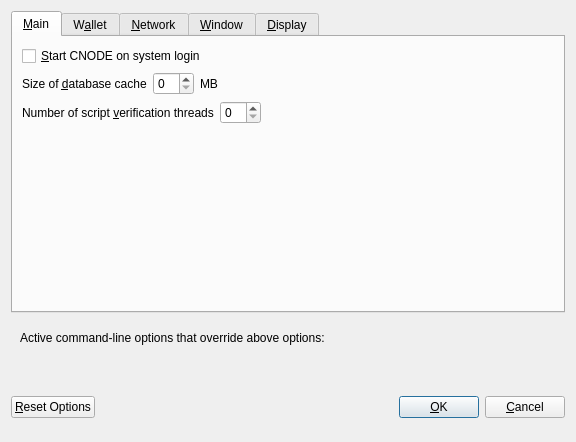
<?xml version="1.0" encoding="UTF-8"?>
<ui version="4.0">
 <class>OptionsDialog</class>
 <widget class="QDialog" name="OptionsDialog">
  <property name="geometry">
   <rect>
    <x>0</x>
    <y>0</y>
    <width>576</width>
    <height>442</height>
   </rect>
  </property>
  <property name="windowTitle">
   <string>Options</string>
  </property>
  <property name="modal">
   <bool>true</bool>
  </property>
  <layout class="QVBoxLayout" name="verticalLayout">
   <item>
    <widget class="QTabWidget" name="tabWidget">
     <property name="currentIndex">
      <number>0</number>
     </property>
     <widget class="QWidget" name="tabMain">
      <attribute name="title">
       <string>&amp;Main</string>
      </attribute>
      <layout class="QVBoxLayout" name="verticalLayout_Main">
       <item>
        <widget class="QCheckBox" name="bitcoinAtStartup">
         <property name="toolTip">
          <string>Automatically start CNODE after logging in to the system.</string>
         </property>
         <property name="text">
          <string>&amp;Start CNODE on system login</string>
         </property>
        </widget>
       </item>
       <item>
        <layout class="QHBoxLayout" name="horizontalLayout_2_Main">
         <item>
          <widget class="QLabel" name="databaseCacheLabel">
           <property name="text">
            <string>Size of &amp;database cache</string>
           </property>
           <property name="textFormat">
            <enum>Qt::PlainText</enum>
           </property>
           <property name="buddy">
            <cstring>databaseCache</cstring>
           </property>
          </widget>
         </item>
         <item>
          <widget class="QSpinBox" name="databaseCache"/>
         </item>
         <item>
          <widget class="QLabel" name="databaseCacheUnitLabel">
           <property name="text">
            <string>MB</string>
           </property>
           <property name="textFormat">
            <enum>Qt::PlainText</enum>
           </property>
          </widget>
         </item>
         <item>
          <spacer name="horizontalSpacer_2_Main">
           <property name="orientation">
            <enum>Qt::Horizontal</enum>
           </property>
           <property name="sizeHint" stdset="0">
            <size>
             <width>40</width>
             <height>20</height>
            </size>
           </property>
          </spacer>
         </item>
        </layout>
       </item>
       <item>
        <layout class="QHBoxLayout" name="horizontalLayout_3_Main">
         <item>
          <widget class="QLabel" name="threadsScriptVerifLabel">
           <property name="text">
            <string>Number of script &amp;verification threads</string>
           </property>
           <property name="textFormat">
            <enum>Qt::PlainText</enum>
           </property>
           <property name="buddy">
            <cstring>threadsScriptVerif</cstring>
           </property>
          </widget>
         </item>
         <item>
          <widget class="QSpinBox" name="threadsScriptVerif">
           <property name="toolTip">
            <string>(0 = auto, &lt;0 = leave that many cores free)</string>
           </property>
          </widget>
         </item>
         <item>
          <spacer name="horizontalSpacer_3_Main">
           <property name="orientation">
            <enum>Qt::Horizontal</enum>
           </property>
           <property name="sizeHint" stdset="0">
            <size>
             <width>40</width>
             <height>20</height>
            </size>
           </property>
          </spacer>
         </item>
        </layout>
       </item>
       <item>
        <spacer name="verticalSpacer_2">
         <property name="orientation">
          <enum>Qt::Vertical</enum>
         </property>
         <property name="sizeHint" stdset="0">
          <size>
           <width>20</width>
           <height>40</height>
          </size>
         </property>
        </spacer>
       </item>
      </layout>
     </widget>
     <widget class="QWidget" name="tabWallet">
      <attribute name="title">
       <string>W&amp;allet</string>
      </attribute>
      <layout class="QVBoxLayout" name="verticalLayout_Wallet">
       <item>
        <layout class="QHBoxLayout" name="horizontalLayout_2_Wallet">
         <item>
          <widget class="QLabel" name="labelStakeSplitThresholdText">
           <property name="text">
            <string>Stake split threshold:</string>
           </property>
          </widget>
         </item>
         <item>
          <widget class="QSpinBox" name="spinBoxStakeSplitThreshold">
           <property name="minimum">
            <number>1</number>
           </property>
           <property name="maximum">
            <number>999999</number>
           </property>
          </widget>
         </item>
        </layout>
       </item>
       <item>
        <widget class="QGroupBox" name="groupBox">
         <property name="title">
          <string>Expert</string>
         </property>
         <layout class="QVBoxLayout" name="verticalLayout_2">
          <item>
           <widget class="QCheckBox" name="coinControlFeatures">
            <property name="toolTip">
             <string>Whether to show coin control features or not.</string>
            </property>
            <property name="text">
             <string>Enable coin &amp;control features</string>
            </property>
           </widget>
          </item>
          <item>
           <widget class="QCheckBox" name="showMasternodesTab">
            <property name="toolTip">
             <string>Show additional tab listing all your masternodes in first sub-tab&lt;br/&gt;and all masternodes on the network in second sub-tab.</string>
            </property>
            <property name="text">
             <string>Show Masternodes Tab</string>
            </property>
           </widget>
          </item>
          <item>
           <widget class="QCheckBox" name="spendZeroConfChange">
            <property name="toolTip">
             <string>If you disable the spending of unconfirmed change, the change from a transaction&lt;br/&gt;cannot be used until that transaction has at least one confirmation.&lt;br/&gt;This also affects how your balance is computed.</string>
            </property>
            <property name="text">
             <string>&amp;Spend unconfirmed change</string>
            </property>
           </widget>
          </item>
         </layout>
        </widget>
       </item>
       <item>
        <spacer name="verticalSpacer_Wallet">
         <property name="orientation">
          <enum>Qt::Vertical</enum>
         </property>
         <property name="sizeHint" stdset="0">
          <size>
           <width>20</width>
           <height>40</height>
          </size>
         </property>
        </spacer>
       </item>
      </layout>
     </widget>
     <widget class="QWidget" name="tabNetwork">
      <attribute name="title">
       <string>&amp;Network</string>
      </attribute>
      <layout class="QVBoxLayout" name="verticalLayout_Network">
       <item>
        <widget class="QCheckBox" name="mapPortUpnp">
         <property name="toolTip">
          <string>Automatically open the CNODE client port on the router. This only works when your router supports UPnP and it is enabled.</string>
         </property>
         <property name="text">
          <string>Map port using &amp;UPnP</string>
         </property>
        </widget>
       </item>
       <item>
        <widget class="QCheckBox" name="allowIncoming">
         <property name="toolTip">
          <string>Accept connections from outside</string>
         </property>
         <property name="text">
          <string>Allow incoming connections</string>
         </property>
        </widget>
       </item>
       <item>
        <widget class="QCheckBox" name="connectSocks">
         <property name="toolTip">
          <string>Connect to the CNODE network through a SOCKS5 proxy.</string>
         </property>
         <property name="text">
          <string>&amp;Connect through SOCKS5 proxy (default proxy):</string>
         </property>
        </widget>
       </item>
       <item>
        <layout class="QHBoxLayout" name="horizontalLayout_1_Network">
         <item>
          <widget class="QLabel" name="proxyIpLabel">
           <property name="text">
            <string>Proxy &amp;IP:</string>
           </property>
           <property name="textFormat">
            <enum>Qt::PlainText</enum>
           </property>
           <property name="buddy">
            <cstring>proxyIp</cstring>
           </property>
          </widget>
         </item>
         <item>
          <widget class="QValidatedLineEdit" name="proxyIp">
           <property name="minimumSize">
            <size>
             <width>140</width>
             <height>0</height>
            </size>
           </property>
           <property name="maximumSize">
            <size>
             <width>140</width>
             <height>16777215</height>
            </size>
           </property>
           <property name="toolTip">
            <string>IP address of the proxy (e.g. IPv4: 127.0.0.1 / IPv6: ::1)</string>
           </property>
          </widget>
         </item>
         <item>
          <widget class="QLabel" name="proxyPortLabel">
           <property name="text">
            <string>&amp;Port:</string>
           </property>
           <property name="textFormat">
            <enum>Qt::PlainText</enum>
           </property>
           <property name="buddy">
            <cstring>proxyPort</cstring>
           </property>
          </widget>
         </item>
         <item>
          <widget class="QLineEdit" name="proxyPort">
           <property name="minimumSize">
            <size>
             <width>55</width>
             <height>0</height>
            </size>
           </property>
           <property name="maximumSize">
            <size>
             <width>55</width>
             <height>16777215</height>
            </size>
           </property>
           <property name="toolTip">
            <string>Port of the proxy (e.g. 9050)</string>
           </property>
          </widget>
         </item>
         <item>
          <spacer name="horizontalSpacer_1_Network">
           <property name="orientation">
            <enum>Qt::Horizontal</enum>
           </property>
           <property name="sizeHint" stdset="0">
            <size>
             <width>40</width>
             <height>20</height>
            </size>
           </property>
          </spacer>
         </item>
        </layout>
       </item>
       <item>
        <spacer name="verticalSpacer_Network">
         <property name="orientation">
          <enum>Qt::Vertical</enum>
         </property>
         <property name="sizeHint" stdset="0">
          <size>
           <width>20</width>
           <height>40</height>
          </size>
         </property>
        </spacer>
       </item>
      </layout>
     </widget>
     <widget class="QWidget" name="tabWindow">
      <attribute name="title">
       <string>&amp;Window</string>
      </attribute>
      <layout class="QVBoxLayout" name="verticalLayout_Window">
       <item>
        <widget class="QCheckBox" name="minimizeToTray">
         <property name="toolTip">
          <string>Show only a tray icon after minimizing the window.</string>
         </property>
         <property name="text">
          <string>&amp;Minimize to the tray instead of the taskbar</string>
         </property>
        </widget>
       </item>
       <item>
        <widget class="QCheckBox" name="minimizeOnClose">
         <property name="toolTip">
          <string>Minimize instead of exit the application when the window is closed. When this option is enabled, the application will be closed only after selecting Quit in the menu.</string>
         </property>
         <property name="text">
          <string>M&amp;inimize on close</string>
         </property>
        </widget>
       </item>
       <item>
        <spacer name="verticalSpacer_Window">
         <property name="orientation">
          <enum>Qt::Vertical</enum>
         </property>
         <property name="sizeHint" stdset="0">
          <size>
           <width>20</width>
           <height>40</height>
          </size>
         </property>
        </spacer>
       </item>
      </layout>
     </widget>
     <widget class="QWidget" name="tabDisplay">
      <attribute name="title">
       <string>&amp;Display</string>
      </attribute>
      <layout class="QVBoxLayout" name="verticalLayout_Display">
       <item>
        <layout class="QHBoxLayout" name="horizontalLayout_1_Display">
         <item>
          <widget class="QLabel" name="langLabel">
           <property name="text">
            <string>User Interface &amp;language:</string>
           </property>
           <property name="textFormat">
            <enum>Qt::PlainText</enum>
           </property>
           <property name="buddy">
            <cstring>lang</cstring>
           </property>
          </widget>
         </item>
         <item>
          <widget class="QValueComboBox" name="lang">
           <property name="toolTip">
            <string>The user interface language can be set here. This setting will take effect after restarting CNODE.</string>
           </property>
          </widget>
         </item>
        </layout>
       </item>
       <item>
        <widget class="Line" name="line">
         <property name="orientation">
          <enum>Qt::Horizontal</enum>
         </property>
        </widget>
       </item>
       <item>
        <layout class="QHBoxLayout" name="horizontalLayout_2_Display">
         <item>
          <widget class="QLabel" name="unitLabel">
           <property name="text">
            <string>&amp;Unit to show amounts in:</string>
           </property>
           <property name="textFormat">
            <enum>Qt::PlainText</enum>
           </property>
           <property name="buddy">
            <cstring>unit</cstring>
           </property>
          </widget>
         </item>
         <item>
          <widget class="QValueComboBox" name="unit">
           <property name="toolTip">
            <string>Choose the default subdivision unit to show in the interface and when sending coins.</string>
           </property>
          </widget>
         </item>
        </layout>
       </item>
       <item>
        <layout class="QHBoxLayout" name="horizontalLayout_5_Display">
         <item>
          <widget class="QLabel" name="digitsLabel">
           <property name="text">
            <string>Decimal digits</string>
           </property>
          </widget>
         </item>
         <item>
          <widget class="QValueComboBox" name="digits"/>
         </item>
        </layout>
       </item>
       <item>
        <layout class="QHBoxLayout" name="horizontalLayout_3_Display">
         <item>
          <widget class="QLabel" name="thirdPartyTxUrlsLabel">
           <property name="toolTip">
            <string>Third party URLs (e.g. a block explorer) that appear in the transactions tab as context menu items. %s in the URL is replaced by transaction hash. Multiple URLs are separated by vertical bar |.</string>
           </property>
           <property name="text">
            <string>Third party transaction URLs</string>
           </property>
           <property name="buddy">
            <cstring>thirdPartyTxUrls</cstring>
           </property>
          </widget>
         </item>
         <item>
          <widget class="QLineEdit" name="thirdPartyTxUrls">
           <property name="toolTip">
            <string>Third party URLs (e.g. a block explorer) that appear in the transactions tab as context menu items. %s in the URL is replaced by transaction hash. Multiple URLs are separated by vertical bar |.</string>
           </property>
          </widget>
         </item>
        </layout>
       </item>
       <item>
        <spacer name="verticalSpacer">
         <property name="orientation">
          <enum>Qt::Vertical</enum>
         </property>
         <property name="sizeHint" stdset="0">
          <size>
           <width>20</width>
           <height>40</height>
          </size>
         </property>
        </spacer>
       </item>
      </layout>
     </widget>
    </widget>
   </item>
   <item>
    <widget class="QFrame" name="frame">
     <layout class="QVBoxLayout" name="verticalLayout_Bottom">
      <item>
       <layout class="QHBoxLayout" name="horizontalLayout_Bottom">
        <item>
         <widget class="QLabel" name="overriddenByCommandLineInfoLabel">
          <property name="text">
           <string>Active command-line options that override above options:</string>
          </property>
          <property name="textFormat">
           <enum>Qt::PlainText</enum>
          </property>
         </widget>
        </item>
        <item>
         <spacer name="horizontalSpacer_Bottom">
          <property name="orientation">
           <enum>Qt::Horizontal</enum>
          </property>
          <property name="sizeHint" stdset="0">
           <size>
            <width>40</width>
            <height>20</height>
           </size>
          </property>
         </spacer>
        </item>
       </layout>
      </item>
      <item>
       <widget class="QLabel" name="overriddenByCommandLineLabel">
        <property name="text">
         <string/>
        </property>
        <property name="textFormat">
         <enum>Qt::PlainText</enum>
        </property>
        <property name="wordWrap">
         <bool>true</bool>
        </property>
       </widget>
      </item>
     </layout>
    </widget>
   </item>
   <item>
    <layout class="QHBoxLayout" name="horizontalLayout_Buttons">
     <item>
      <widget class="QPushButton" name="resetButton">
       <property name="toolTip">
        <string>Reset all client options to default.</string>
       </property>
       <property name="text">
        <string>&amp;Reset Options</string>
       </property>
       <property name="autoDefault">
        <bool>false</bool>
       </property>
      </widget>
     </item>
     <item>
      <spacer name="horizontalSpacer_1">
       <property name="orientation">
        <enum>Qt::Horizontal</enum>
       </property>
       <property name="sizeHint" stdset="0">
        <size>
         <width>40</width>
         <height>48</height>
        </size>
       </property>
      </spacer>
     </item>
     <item>
      <widget class="QLabel" name="statusLabel">
       <property name="minimumSize">
        <size>
         <width>200</width>
         <height>0</height>
        </size>
       </property>
       <property name="font">
        <font>
         <weight>75</weight>
         <bold>true</bold>
        </font>
       </property>
       <property name="text">
        <string/>
       </property>
       <property name="textFormat">
        <enum>Qt::PlainText</enum>
       </property>
       <property name="wordWrap">
        <bool>true</bool>
       </property>
      </widget>
     </item>
     <item>
      <spacer name="horizontalSpacer_2">
       <property name="orientation">
        <enum>Qt::Horizontal</enum>
       </property>
       <property name="sizeHint" stdset="0">
        <size>
         <width>40</width>
         <height>48</height>
        </size>
       </property>
      </spacer>
     </item>
     <item>
      <widget class="QPushButton" name="okButton">
       <property name="text">
        <string>&amp;OK</string>
       </property>
       <property name="autoDefault">
        <bool>false</bool>
       </property>
       <property name="default">
        <bool>true</bool>
       </property>
      </widget>
     </item>
     <item>
      <widget class="QPushButton" name="cancelButton">
       <property name="text">
        <string>&amp;Cancel</string>
       </property>
       <property name="autoDefault">
        <bool>false</bool>
       </property>
      </widget>
     </item>
    </layout>
   </item>
  </layout>
 </widget>
 <customwidgets>
  <customwidget>
   <class>QValidatedLineEdit</class>
   <extends>QLineEdit</extends>
   <header>qvalidatedlineedit.h</header>
  </customwidget>
  <customwidget>
   <class>QValueComboBox</class>
   <extends>QComboBox</extends>
   <header>qvaluecombobox.h</header>
  </customwidget>
 </customwidgets>
 <resources/>
 <connections/>
</ui>
